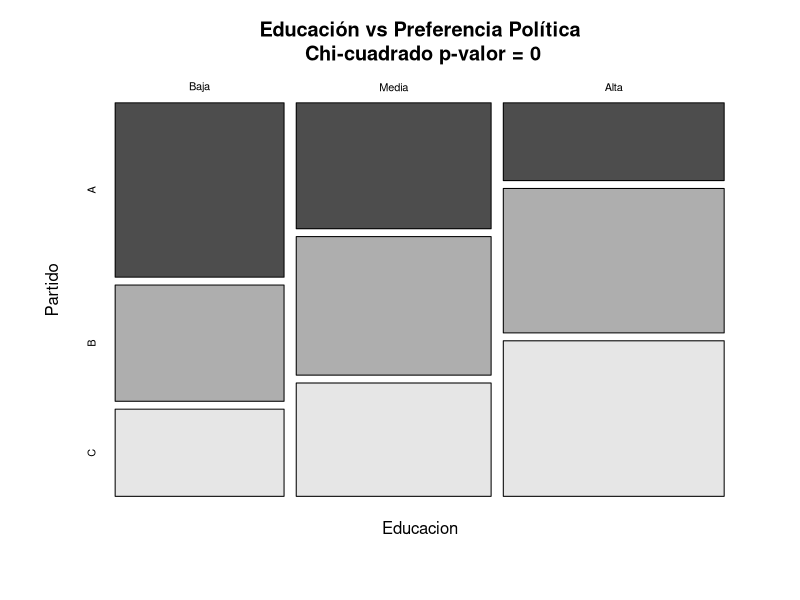

Reproduce this figure in R. (Note: this script raises an error after producing the figure.)
# Tabla de contingencia
tabla <- matrix(c(120, 80, 60,   # Educación baja
                  100, 110, 90,  # Educación media
                  70, 130, 140), # Educación alta
                nrow = 3, byrow = TRUE,
                dimnames = list(
                  Educacion = c("Baja", "Media", "Alta"),
                  Partido = c("A", "B", "C")
                ))

print(tabla)

# H0: Las variables son independientes
# H1: Las variables están relacionadas

resultado <- chisq.test(tabla)
print(resultado)

# Visualización con mosaicplot
mosaicplot(tabla, 
           main = paste("Educación vs Preferencia Política\n",
                        "Chi-cuadrado p-valor =", 
                        round(resultado$p.value, 4)),
           color = TRUE)

# Visualización moderna con ggplot
library(tidyr)
as.data.frame.table(tabla) %>%
  ggplot(aes(x = Educacion, y = Freq, fill = Partido)) +
  geom_col(position = "fill") +
  scale_y_continuous(labels = scales::percent) +
  labs(title = "Distribución de preferencia política por educación",
       y = "Proporción",
       ) +
  theme_minimal()